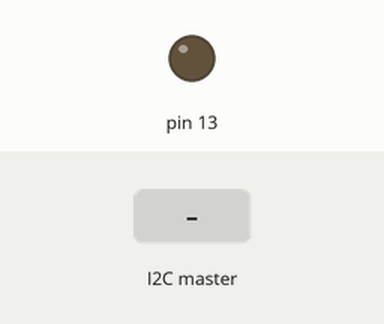
Recording of a sketch running on a simulated Arduino Uno, built with avr-gcc and run on an emulated ATmega328P. Shown: output pins drawn as LEDs (lit = HIGH). The inputs (shaded band) are chosen by the test bench.

Above: at 1.2 s.
1.3 s: the I2C master sends "H"
At 1.9 s:
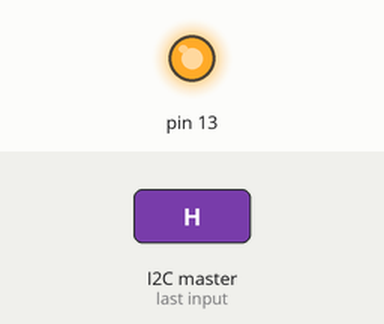
2.8 s: the I2C master sends "L"
At 4.2 s:
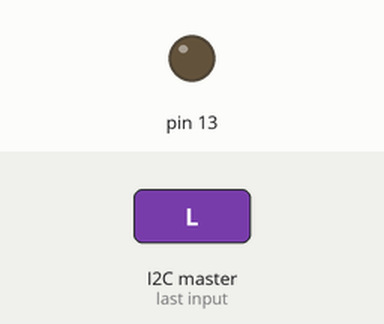
Timing chart, 0 to 5.8 s (numbered marks = the images above; inputs shaded):
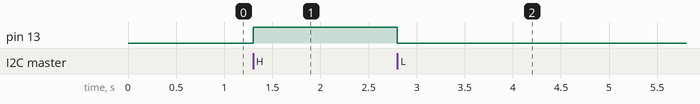

The sketch:

Slave_commi2C_Master2Slave.ino
```cpp
//i2c Slave code.

#include <Wire.h>
/*This library allows you to communicate with I2C / TWI (Two
wire interface) devices.*/

void setup()
{
 Wire.begin(5);     /* Initiate the Wire library and join
                      the I2C bus as a master or slave. This
                      should normally be called only once.
                      Usualmente el master no lleva dirección*/

 Wire.onReceive(receiveEvent); /*Registers a function to be
                               called when a slave device
                               receives a transmission from
                               a master.*/

 pinMode(13,OUTPUT); /*Configures the specified pin to behave
                       either as an input or an output.*/
 digitalWrite(13,LOW); /*Write a HIGH or a LOW value to a
                       digital pin.*/

}

void loop()
{

}

void receiveEvent(int howMany) /*Creamos un evento > handler: the function to be called
                                when the slave receives data; this should take a single
                                int parameter (the number of bytes read from the master)
                                and return nothing, e.g.: void myHandler(int numBytes)*/
{
  while(Wire.available())      /*Wire.available(): Returns the number of bytes available
                                for retrieval with receive(). This should be called on a
                                master device after a call to requestFrom() or on a slave
                                inside the onReceive() handler. */
  {
    char c = Wire.read();      /*Reads a byte that was transmitted from a slave device to
                               a master after a call to requestFrom() or was transmitted
                               from a master to a slave. read() inherits from the Stream
                               utility class.*/

    if (c== 'H')
    {
     digitalWrite(13,HIGH);
    }
    else if(c=='L')
    {
     digitalWrite(13,LOW);
    }
  }
}
```

Measured:
- after the input at 1.3 s, pin 13: LOW → HIGH at once
- after the input at 2.8 s, pin 13: HIGH → LOW at once
